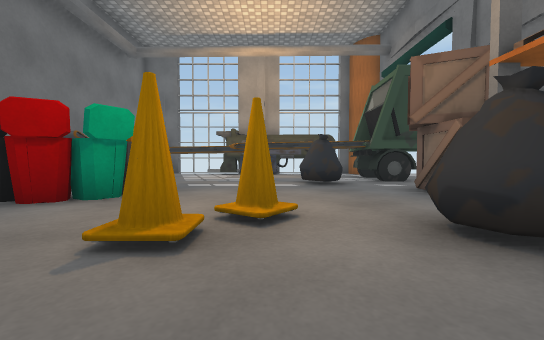
View 1 (above)

13 first-person views from a walk through a 3-D level made in the Unity game engine. The camera is 0.59 m above the floor, tilts 2° down and sees 90° across. The floor is counted in squares, 1 m on a side. Each view is taken from the middle of a square. On the plan, view 1 faces up. The plan holds only what a view shows up to about 9 squares ahead; the rest is blank. The player is left out. Some surface patterns are stand-ins.

View 2
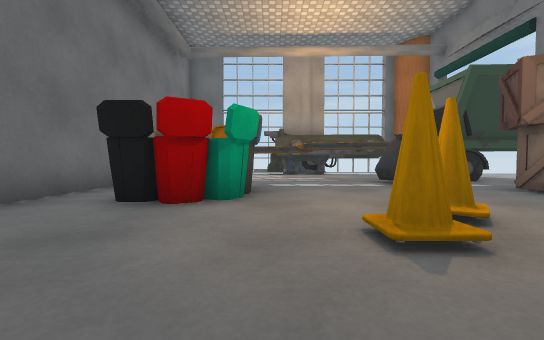

View 3
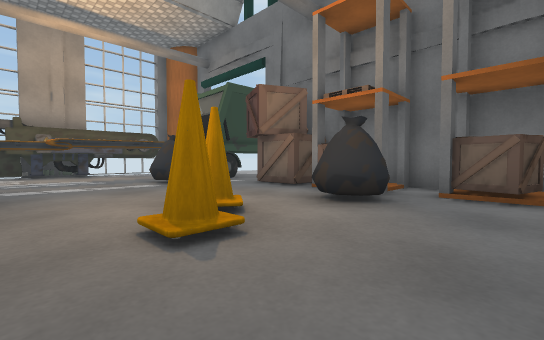

View 4
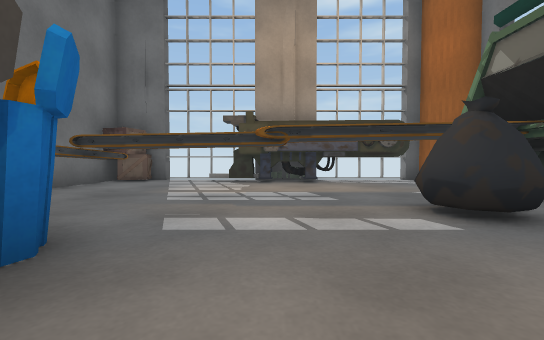

View 5
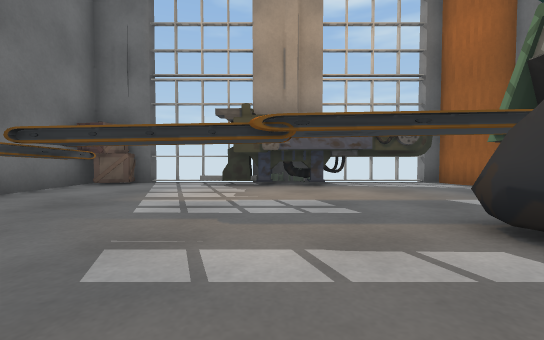

View 6
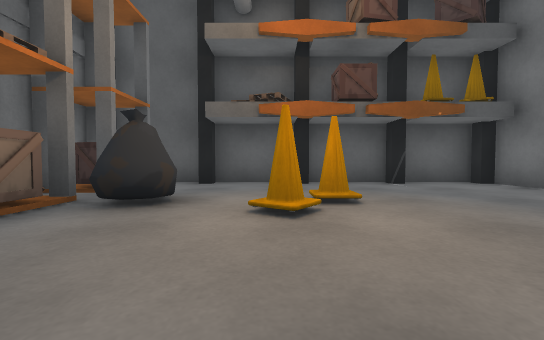

View 7
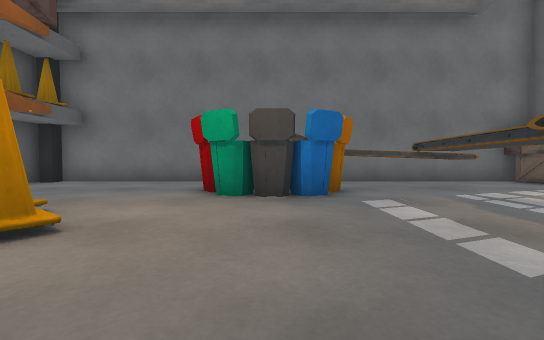

View 8
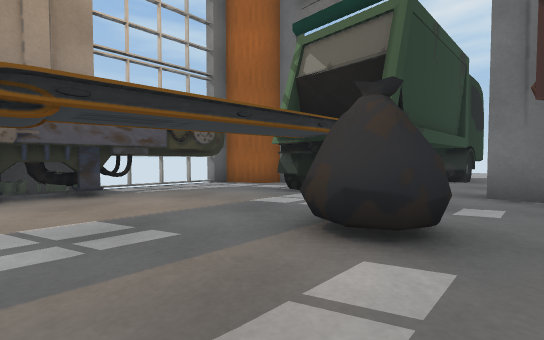

View 9
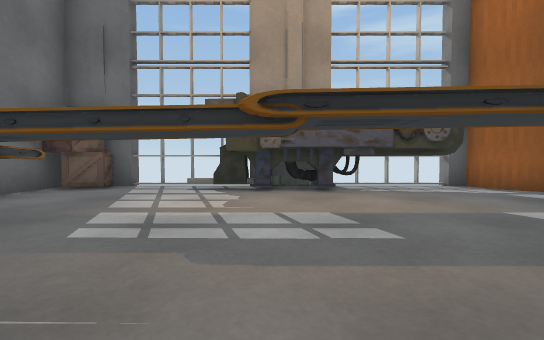

View 10
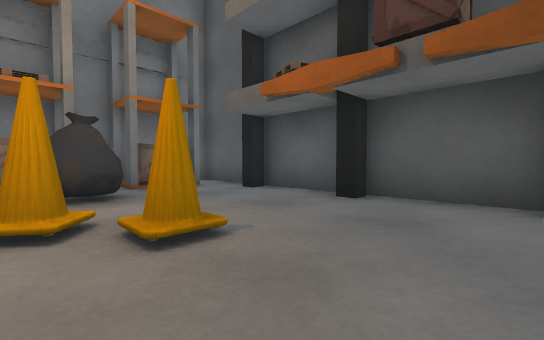

View 11
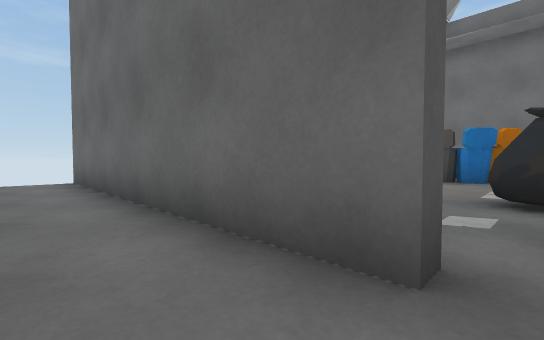

View 12
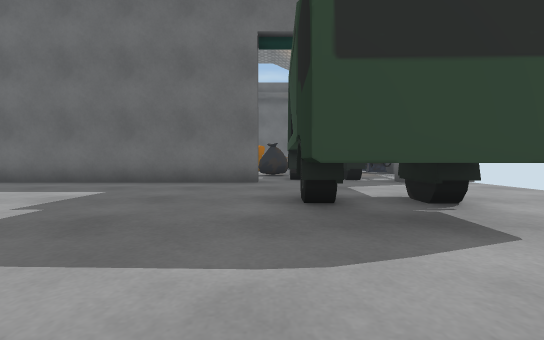

View 13
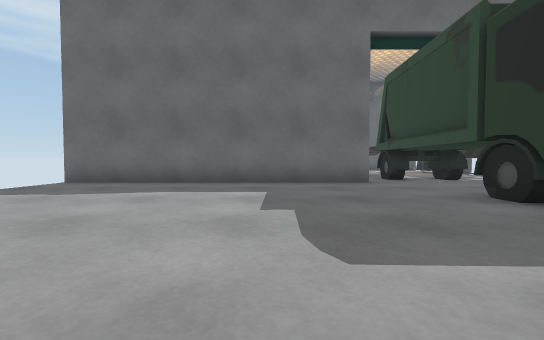

### Floor plan
Key: @ floor where view 1 was taken; # wall or solid block; . floor; O other object.
Columns run from 6 left of view 1 to 12 right of it. Each row starts with its distance up from view 1.
 13 ## #    ##
 12 #O.#OOOO###...
 11 #....##O#O#....
 10 #........O......
  9 #.OOOOOOOOOOOOOOO
  8 #.OOOOOOOOOOOOOO..
  7 #.O....##..........
  6 #.OO.......#......
  5 #..O.....OO#......
  4 #.OO.....OO#.......
  3 #.....O.#OO#......
  2 #....O..####.....
  1 #........O#.....
  0 #.....@..O##...
 -1 #..#.#..####..
 -2 ############

Where each view was taken, in squares from view 1:
view 1: 0 up, 0 right, facing up
view 2: 0 up, 2 left, facing up
view 3: 0 up, 2 left, facing up-right
view 4: 4 up, 1 left, facing up
view 5: 5 up, 1 left, facing up
view 6: 6 up, 0 right, facing down
view 7: 5 up, 2 right, facing left
view 8: 6 up, 1 left, facing up-right
view 9: 6 up, 1 left, facing up
view 10: 3 up, 3 left, facing down-right
view 11: 7 up, 6 right, facing down-left
view 12: 7 up, 12 right, facing left
view 13: 4 up, 12 right, facing left
